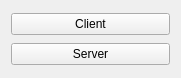
<?xml version="1.0" encoding="UTF-8"?>
<ui version="4.0">
 <class>Choice</class>
 <widget class="QWidget" name="Choice">
  <property name="geometry">
   <rect>
    <x>0</x>
    <y>0</y>
    <width>181</width>
    <height>78</height>
   </rect>
  </property>
  <property name="windowTitle">
   <string>Form</string>
  </property>
  <layout class="QGridLayout" name="gridLayout">
   <item row="0" column="0">
    <widget class="QPushButton" name="client">
     <property name="text">
      <string>Client</string>
     </property>
    </widget>
   </item>
   <item row="1" column="0">
    <widget class="QPushButton" name="server">
     <property name="text">
      <string>Server</string>
     </property>
    </widget>
   </item>
  </layout>
 </widget>
 <resources/>
 <connections/>
</ui>
